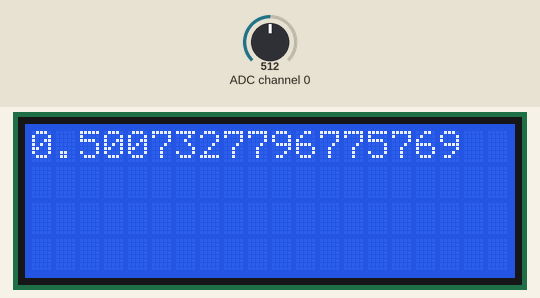
This program was run on a simulated Raspberry Pi (BCM pin numbers). Parts: 20×4 character LCD. The test bench sets the inputs (shaded band); at power-on: ADC channel 0 = 512 (analog values on the 0–1023 scale). What the program prints to the terminal is not drawn.

Above: at 1.2 s.
1.3 s: ADC channel 0 set to 716
At 2.5 s:
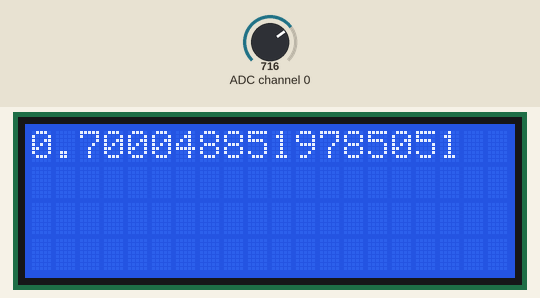
3.1 s: ADC channel 0 set to 900
At 3.6 s:
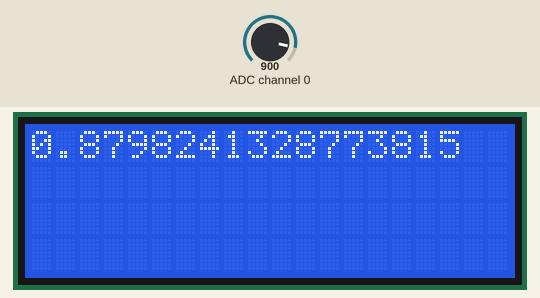
4.7 s: ADC channel 0 set to 1023
At 6.3 s:
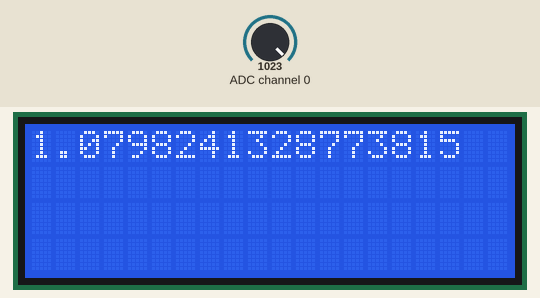
Timing chart, 0 to 7.8 s (numbered marks = the images above; inputs shaded):
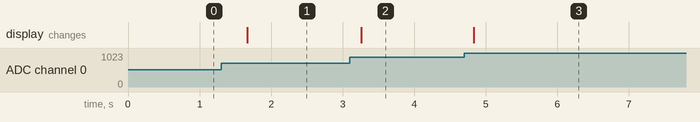

The program:

Potentiometer_CharLCD.py
```python
from gpiozero import MCP3008
from time import sleep
from RPLCD.i2c import CharLCD

lcd = CharLCD('PCF8574', address=0x3f, port=1, backlight_enabled=True)

pot = MCP3008(0)
lcd.clear()
while True:
    print(pot.value)
    lcd.cursor_pos = (0, 0)
    lcd.write_string(str(pot.value))
    sleep(0.5)
```

Measured:
- after the input at 1.3 s, the display: changes after 0.37 s (image 1)
- after the input at 3.1 s, the display: changes after 0.16 s (image 2)
- after the input at 4.7 s, the display: changes after 0.14 s (image 3)
